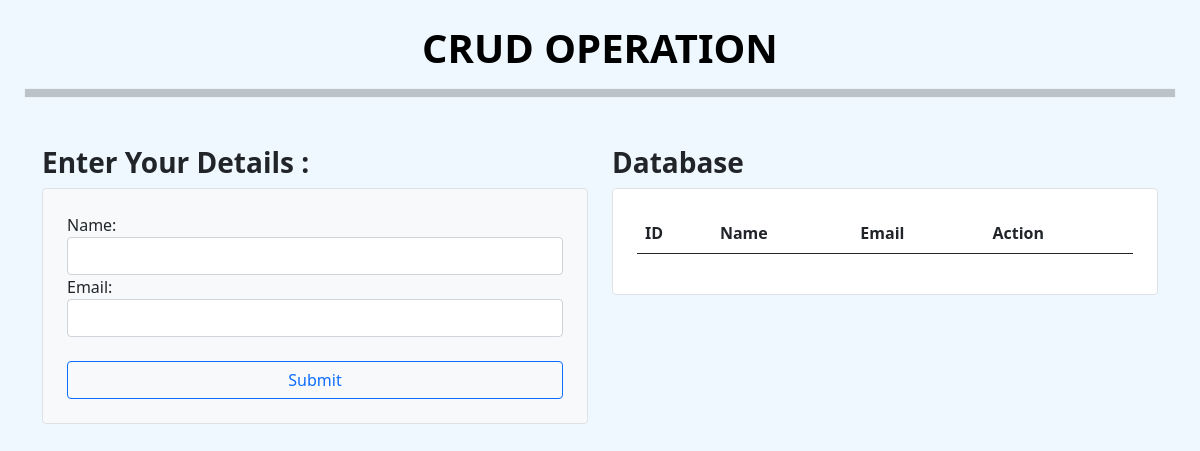
/, run on an earlier commit of the app's database.
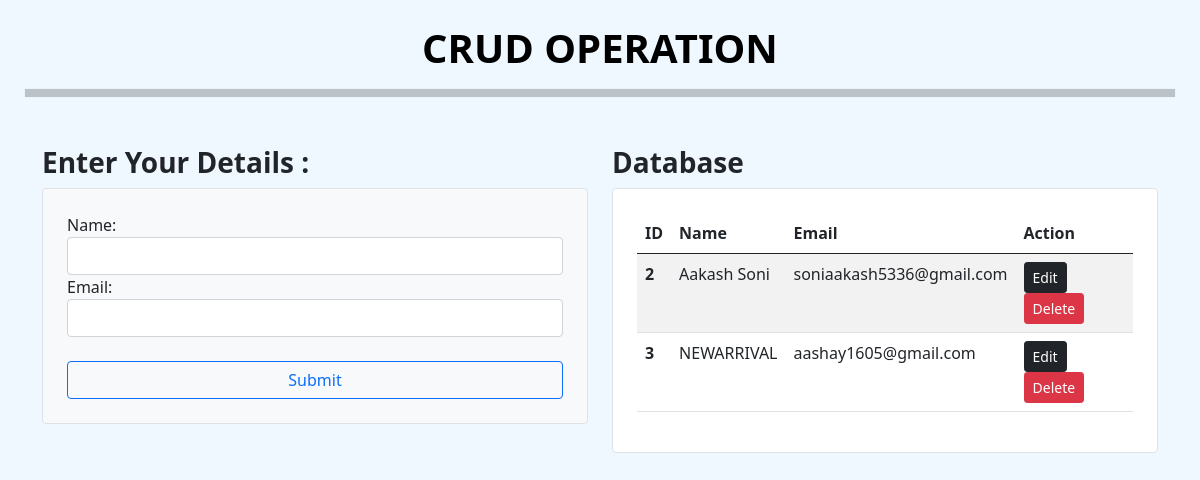
And on a later commit of the database.
### core/models.py (models this page shows)
class Crud(models.Model):
    name=models.CharField(max_length=60)
    Email=models.EmailField(max_length=70)

### core/views.py (the view)
# urls.py: path('',views.base,name='base'),
def base(request):
    if request.method == 'POST':
        crud=Crudform(request.POST)
        if crud.is_valid():
            crud.save()
            messages.success(request, "Record added successfully!")
        return redirect('base')
    else:
        crud=Crudform()
        cd=Crud.objects.all()
        return render (request,'core/base.html',{'crud':crud,'cd':cd})

### core/forms.py
class Crudform(forms.ModelForm):
    class Meta:
        model=Crud
        fields='__all__'
        widgets={
            'name':forms.TextInput(attrs={'class':'form-control col-auto'}),
            'Email':forms.EmailInput(attrs={'class':'form-control'})
        }

### core/templates/core/base.html (shortened to what this page needs)
<!--{% load static %}
{% load static %}
<!DOCTYPE html>
<html lang="en">
<head>
    <link rel="stylesheet" href="{% static 'core/css/bootstrap.min.css' %}">
    <link rel="stylesheet" href="{% static 'core/css/core.css' %}">
</head>
<body>
    <h1 class="text-center mt-4" style='font-weight:bolder; color:black;'>CRUD OPERATION</h1>
    <hr class='ms-4 me-4 p-1 border dashed bg-dark' >
    <div class="container mt-5">
            <div class="row">
            <div class="col-md-6">
                <h3> <strong>Enter Your Details :</strong></h3>
                <div class="p-4 border rounded bg-light">
                    <form action="" method="POST">
                        {{ crud }}
                        <br>
                        <button type="submit" id="submit" class="btn btn-outline-primary w-100">Submit</button>
                    </form>
                </div>
            </div>
            <div class="col-md-6">
                <h3 id="db"> <strong>Database</strong></h3>
                <div class="p-4 border rounded bg-white">
                    <table class="table table-striped">
                        <thead class="thead-dark">
                            <tr>
                                <th scope="col">ID</th>
                                <th scope="col">Name</th>
                                <th scope="col">Email</th>
                                <th scope="col">Action</th>
                            </tr>
                        </thead>
                        <tbody>
                            {% for c in cd %}
                            <tr>
                                <th scope="row">{{ c.id }}</th>
                                <td>{{ c.name }}</td>
                                <td>{{ c.Email }}</td>
                                <td>
                                    <a href="{% url "update" c.id %}" class="btn btn-sm btn-dark">Edit</a>
                                    <form action="{% url "delete" c.id  %}" method="POST" class='d-inline'>
                                        <input type="submit" value='Delete' class='btn btn-sm btn-danger'>
                                    </form>
                                </td>
                            </tr>
                            {% endfor %}
                        </tbody>
                    </table>
                </div>
            </div>
        </div>
    </div>
</body>
</html>

What changed in the data, as far as the page shows it:
added Crud: id "2", name "Aakash Soni", Email "soniaakash5336@gmail.com"
added Crud: id "3", name "NEWARRIVAL", Email "aashay1605@gmail.com"
